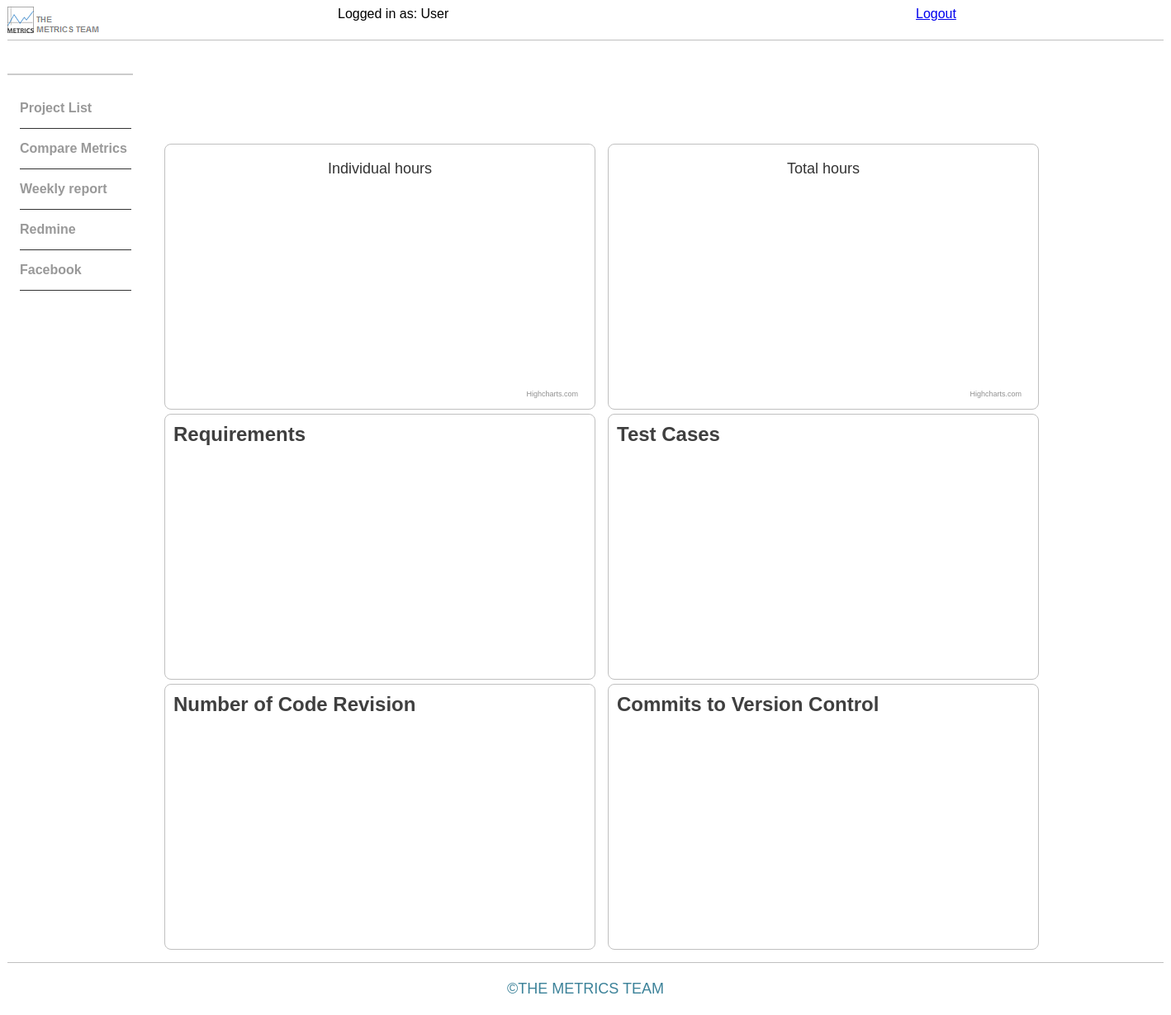
Before: /main/project_details.php?id=55555 (signed in) with the older database file.
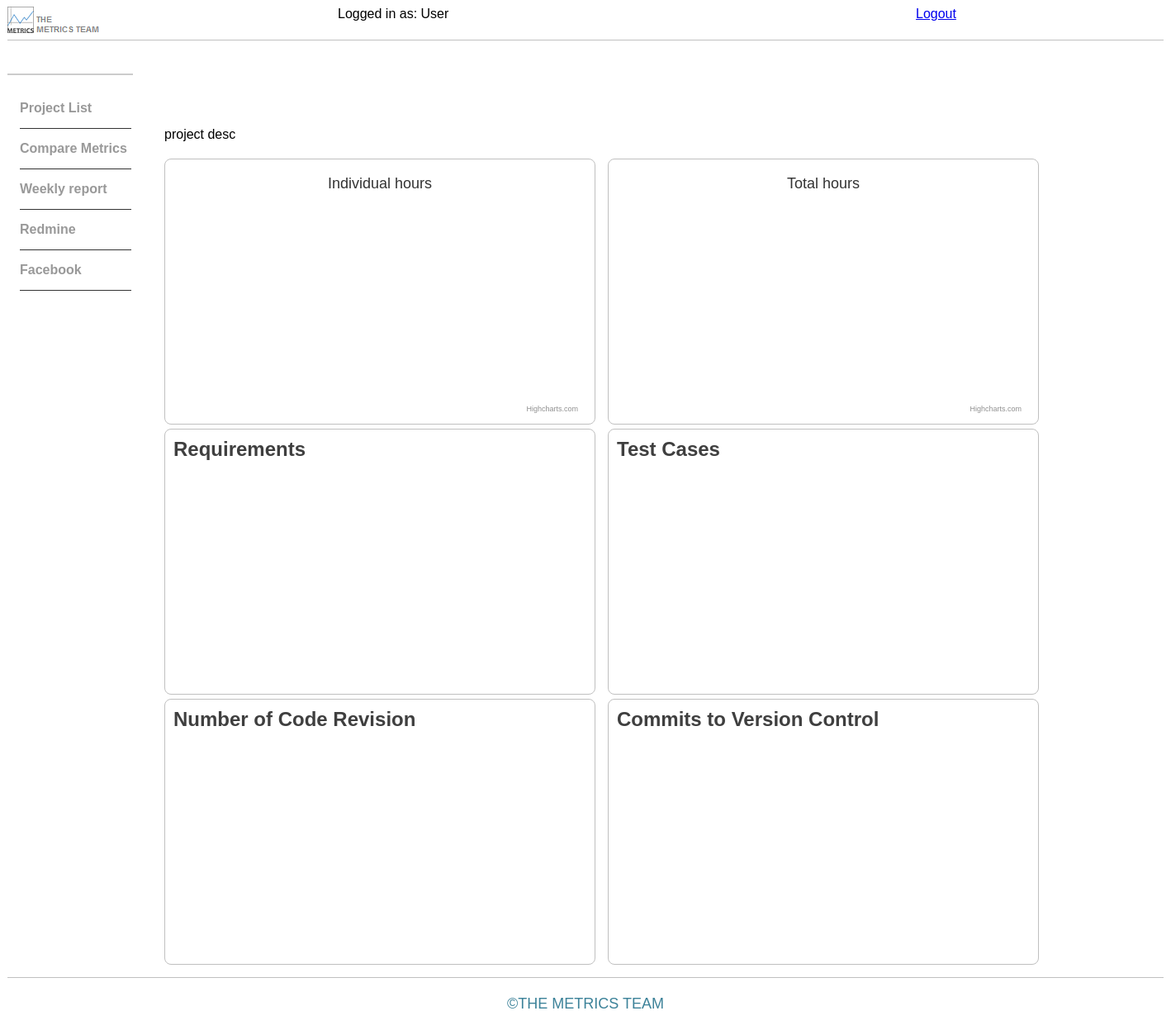
After: the same page with the newer database file.
### tables this page shows
CREATE TABLE IF NOT EXISTS `project` (
  `project_id` int(10) NOT NULL,
  `project_name` varchar(300) DEFAULT NULL,
  `created_on` datetime DEFAULT NULL,
  `updated_on` datetime DEFAULT NULL,
  `status` int(100) DEFAULT NULL,
  `version` int(100) DEFAULT NULL,
  `discription` varchar(500) DEFAULT NULL
);

### main/project_details.php (the view, shortened to what this page needs)
<?php
include('../Login/db_connection.php');
$projectid = $_GET["id"];
if (mysqli_connect_errno($con)) {
	echo "Failed to connect to MySQL: " . mysqli_connect_error();
}else{
	mysqli_select_db($con,$db_name);
	$sql = "SELECT `project_name`, `discription` FROM `project` WHERE `project_id` = $projectid";
	$result = mysqli_query($con, $sql);
	$row = mysqli_fetch_array($result);
	$description = $row['discription'];
}
?>
<!doctype html>
<html>
	<head>
        <link href="css/style.css" rel="stylesheet" type="text/css" media="screen">
    </head>
    <body>
    <div id="wrapper">
         <div id="maincontent">
		<div id="description">
			<?php echo $description;?>
		</div>
                  <div class="databox_small">
			<div id="container" style="margin:0px; min-width: 300px; width: 100%; height: 100%; margin: 0 auto"></div>
                  </div>
                  <div class="databox_small">
			<div id="container2" style="margin:0px; min-width: 300px; width: 100%; height: 100%; margin: 0 auto"></div>
                  </div>
                  <div class="databox_small">
                      <h2>Requirements</h2>
                  </div>
                  <div class="databox_small">
                      <h2>Test Cases</h2>
                  </div>
                  <div class="databox_small">
                      <h2>Number of Code Revision</h2>
                  </div>
                  <div class="databox_small">
                      <h2>Commits to Version Control</h2>
                  </div>
          </div>
    </div>
</body>
</html>

### main/css/style.css (style rules this page uses)
body { font-family:Arial, Helvetica, sans-serif; }
h1, h2, p, a { font-family:Arial, Helvetica, sans-serif; }
h2 { color:#3F3F3F; margin: 0; padding-top: 0px; }
#wrapper { width: 1400px; margin: auto; }
#maincontent { width: 1200px; float: left; margin-left: 15px; margin-bottom: 15px; }
#description { width: 1165px; padding-bottom: 0px; background-color:#FFF; border-radius: 8px; padding: 15px; margin-bottom: 0px; margin-top: 15px; }
.databox_small { border: thin solid silver; border-radius: 8px; float:left; width: 500px; height: 300px; background-color:#FFF; padding: 10px; margin-left: 15px; margin-top: 5px; }

Changed rows visible on the page:
now on this page (row edited): project: discription "project desc"
